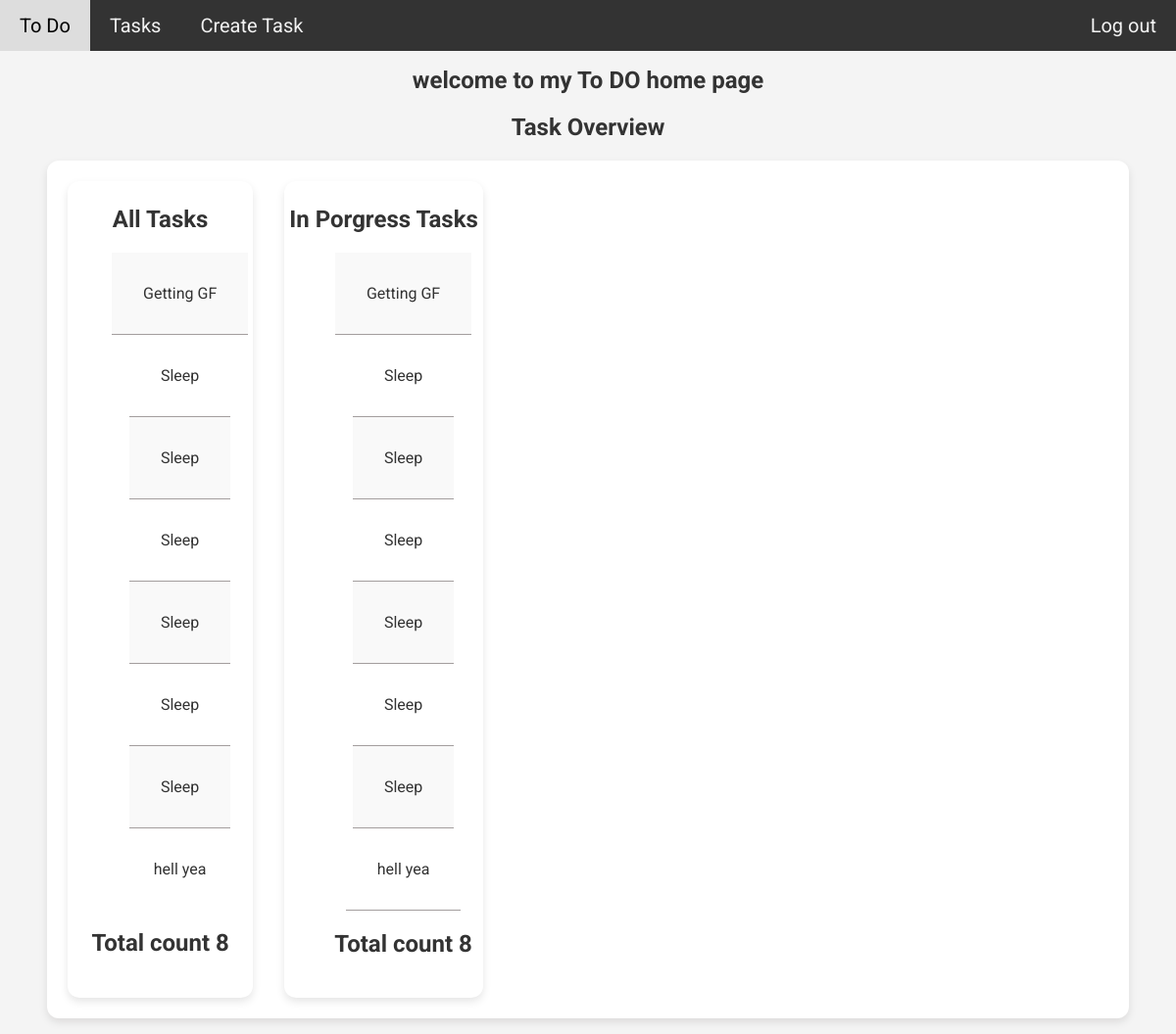
Page /todo/ (signed in) on the earlier database version.
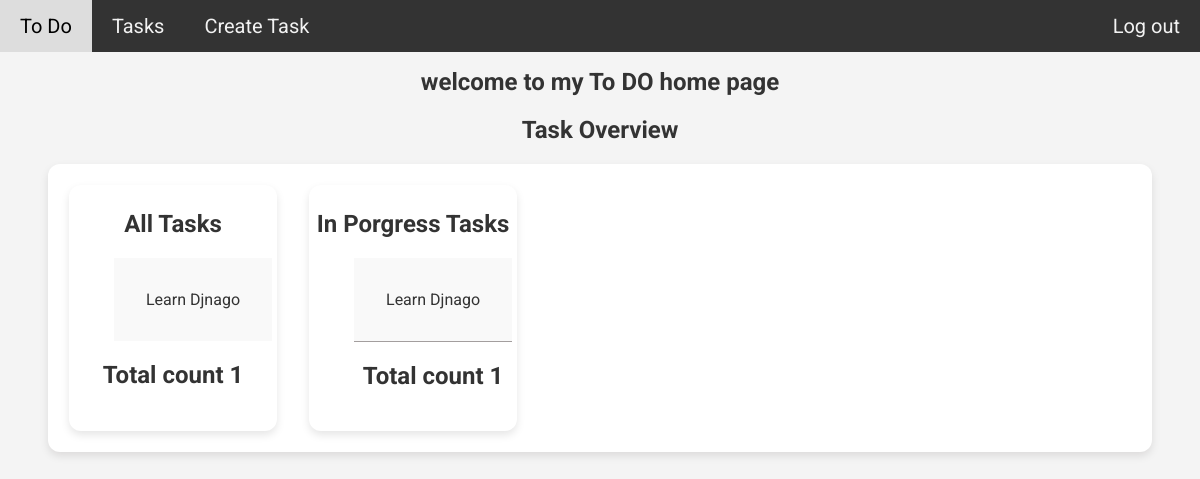
Same page on the later database version.
### to_do_list/models.py (models this page shows, shortened)
class Task(models.Model):
    task_name = models.CharField(max_length=200)
    due_date = models.DateField(null = True)
    task_status = models.CharField(max_length = 200,choices=status.choices)
    created_on = models.DateTimeField(auto_now = True)
    created_by = models.ForeignKey(settings.AUTH_USER_MODEL,on_delete = models.CASCADE, null=True)
    class Meta:
        verbose_name = ("Task")
        verbose_name_plural = ("Tasks")

### to_do_list/views.py (the view)
# urls.py: 2. Add a URL to urlpatterns:  path('', views.home, name='home')
@login_required
def home(request):
    active_link = 'home'
    tasks = Task.objects.filter(created_by = request.user)
    count = tasks.count()
    working = tasks.filter(task_status= 'WorkingOn') | tasks.filter(task_status = 'Working_On')
    working_c = working.count()
    planned = tasks.filter(task_status='Planned')
    planned_c = planned.count()
    completed = tasks.filter(task_status = 'Completed')
    completed_c = completed.count()
    canceled = tasks.filter(task_status = 'Canceled')
    canceled_c = canceled.count()
    print(working_c)
    username = request.user.username
    print(username)
    return render(request, "to_do_list/home.html",{
        'active' :active_link,
        'tasks':tasks,
        'total_task_count':count,
        'working':working,
        'working_c':working_c,
        'planned':planned,
        'planned_c':planned_c,
        'completed':completed,
        'completed_c':completed_c,
        'canceled':canceled,
        'canceled_c':canceled_c,
    })

### to_do_list/templates/to_do_list/home.html (shortened to what this page needs)
{% extends 'base.html' %} {% load static %}  {% block css_files %}
  <link rel="stylesheet" href="{% static 'to_do_list/home.css' %}" />
{% endblock %}h{% block content %}
  <header>
    {% include 'to_do_list/includes/nav_bar.html' %}
  </header>
  <h1 id="Overview">welcome to my To DO home page</h1>
  <h2 id="Overview">Task Overview</h2>
  <section class="maincard">
    {% if total_task_count > 0 %}
      <section class="section-card">
        <h2>All Tasks</h2>
        <ul>
          {% for task in tasks %}
            <li class="task-item">{{ task.task_name }}</li>
          {% endfor %}
        </ul>
        <div>
          <h2 class="total">Total count {{ total_task_count }}</h2>
        </div>
      </section>
    {% else %}
    <p>There is no task created</p>
    {% endif %}
    {% if working_c > 0 %}
      <section class="section-card">
        <h2>In Porgress Tasks</h2>
        <ul>
          {% for work in working %}
            <li class="task-item">{{ work.task_name }}</li>
          {% endfor %}
          <div>
            <h2>Total count {{ working_c }}</h2>
          </div>
        </ul>
      </section>
    {% endif %}
  </section>
{% endblock %}

Differences in the rows shown:
no longer on this page (row edited): Task: task_name "Getting GF"
removed Task: task_name "Sleep"
no longer on this page (row edited): Task: task_name "Sleep"
no longer on this page (row edited): Task: task_name "Sleep"
no longer on this page (row edited): Task: task_name "Sleep"
no longer on this page (row edited): Task: task_name "Sleep"
removed Task: task_name "Sleep"
removed Task: task_name "hell yea"
added Task: task_name "Learn Djnago"
Other differences:
{{ total_task_count }}: "8" → "1"
{{ working_c }}: "8" → "1"
